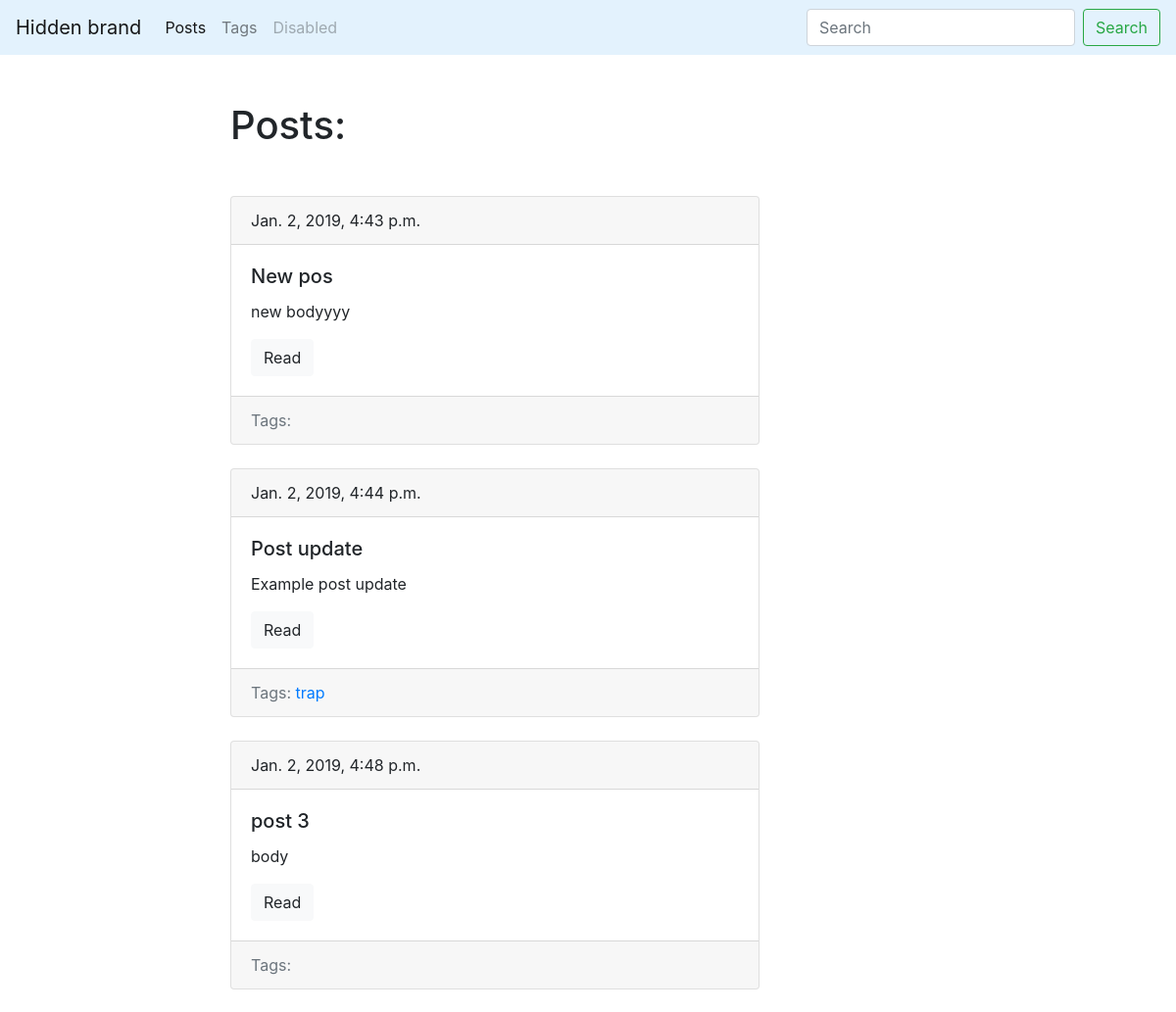
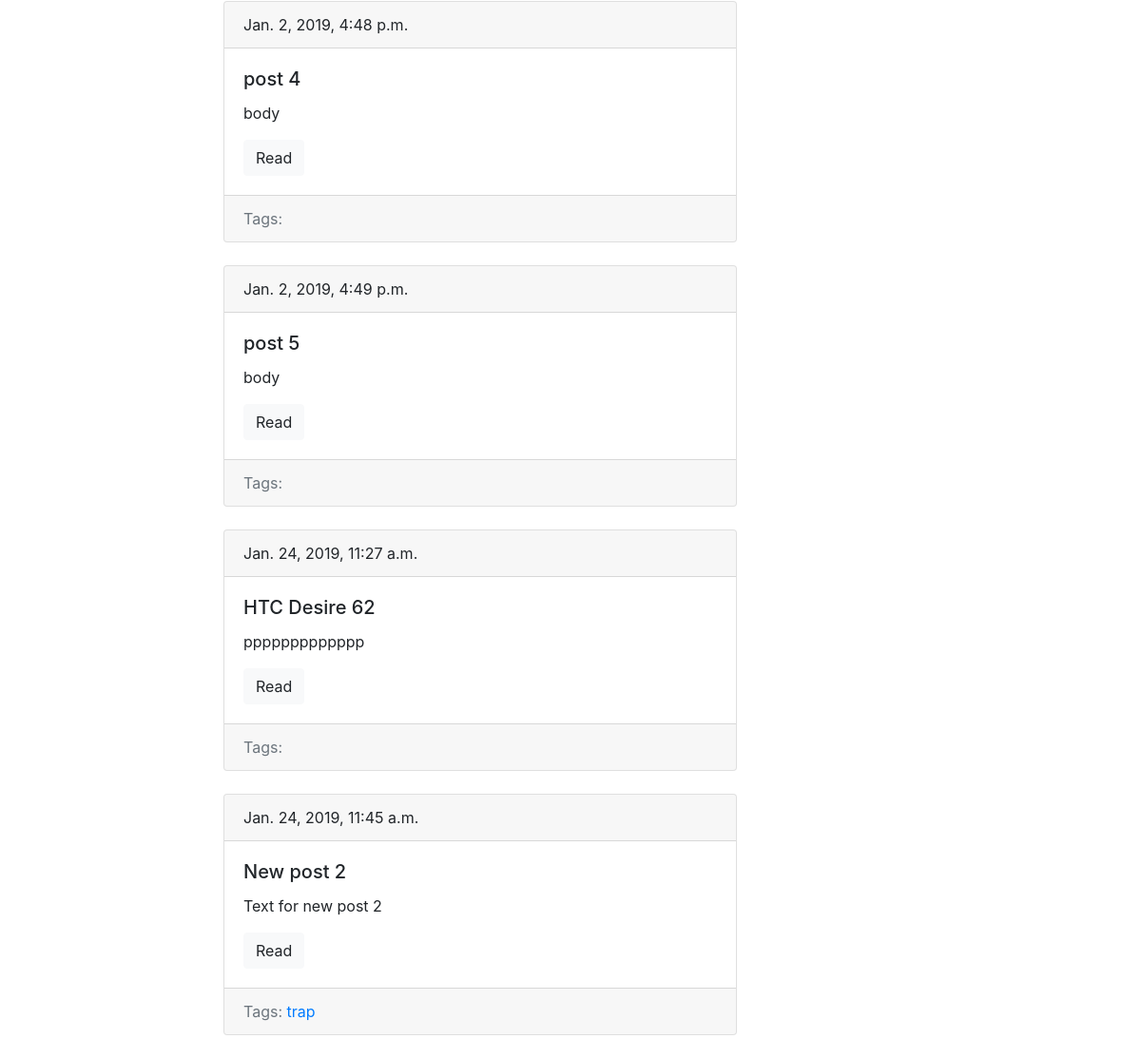
The page /blog/ on the database as committed earlier (2 pictures, top to bottom).
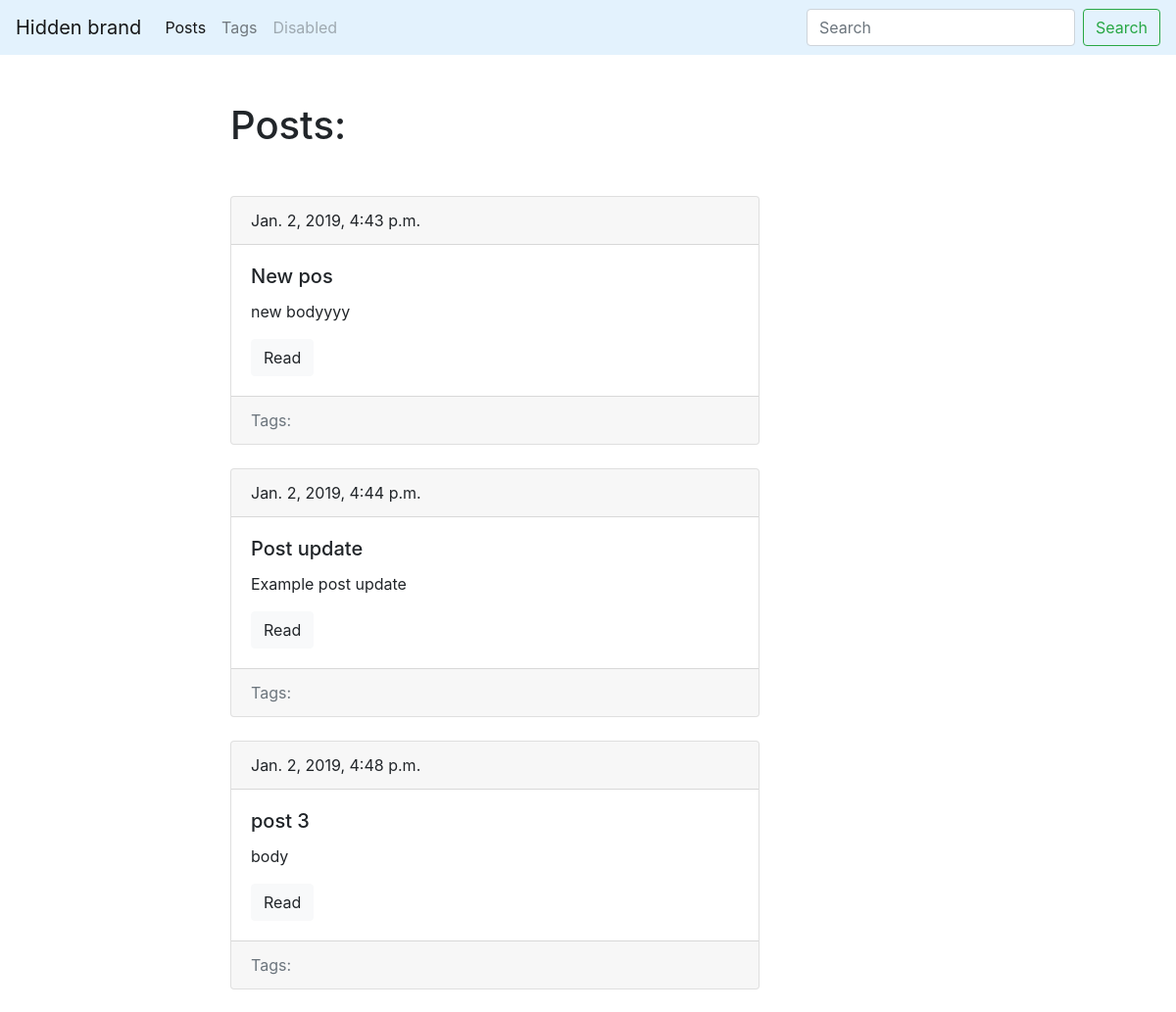
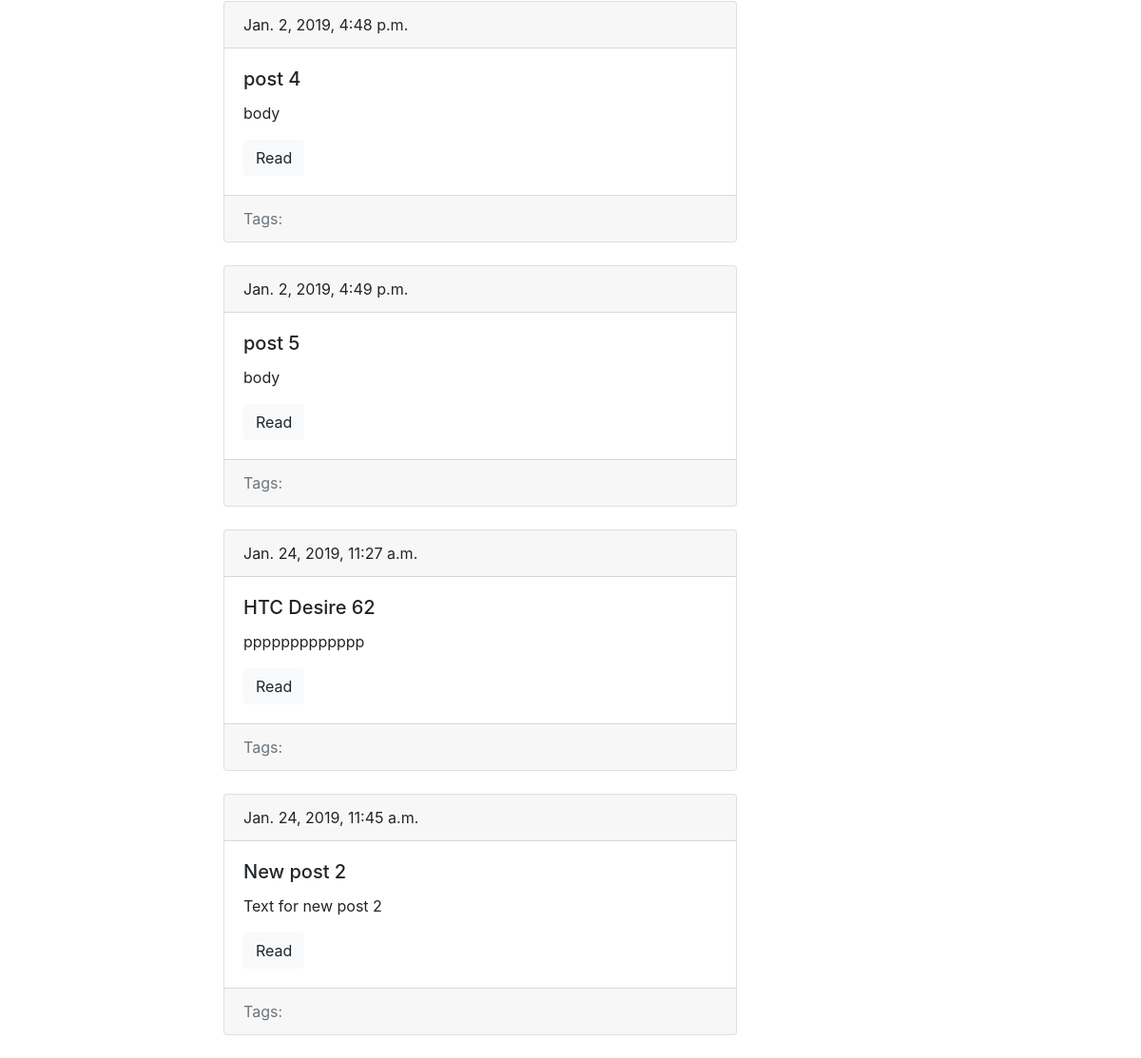
The same page on the database as committed later (2 pictures, top to bottom).
### blog/models.py (models this page shows, shortened)
class Post(models.Model):
    title = models.CharField(max_length=150, db_index=True)
    slug = models.SlugField(max_length=150, blank=True, unique=True)
    body = models.TextField(blank=True, db_index=True)
    date_pub = models.DateTimeField(auto_now_add=True)
    tags = models.ManyToManyField('Tag', blank=True, related_name='posts')
    def get_absolute_url(self):
        return reverse('post_detail_url', kwargs={'slug': self.slug})

class Tag(models.Model):
    title = models.CharField(max_length=50)
    slug = models.SlugField(max_length=50, unique=True)
    def get_absolute_url(self):
        return reverse('tag_detail_url', kwargs={'slug': self.slug})

### blog/views.py (the view)
# urls.py: path('', posts_list, name='post_list_url'),
def posts_list(request):
    posts = Post.objects.all()
    return render(request, 'blog/index.html', context={'posts': posts})

### blog/templates/blog/index.html (shortened to what this page needs)
{% extends 'blog/base_blog.html' %}
{% block content %}
    <h1 class="mb-5">Posts:</h1>
    {% for post in posts %}
        {% include 'blog/includes/post_card_template.html' %}
    {% endfor %}
{% endblock %}

### blog/templates/blog/includes/post_card_template.html
<div class="card mb-4">
    <div class="card-header">
        {{ post.date_pub }}
    </div>
    <div class="card-body">
        <h5 class="card-title">
            {{ post.title }}
        </h5>
        <p class="card-text">
            {{ post.body|truncatewords:15 }}
        </p>
        <a href="{{ post.get_absolute_url }}" class="btn btn-light">Read</a>
    </div>
    <div class="card-footer text-muted">
    Tags:
        {% for tag in post.tags.all %}
            <a href="{{ tag.get_absolute_url }}">{{ tag.title }}</a>
        {% endfor %}
    </div>
</div>

Rows that differ between the two databases and show on the page:
removed Tag: title "trap"
